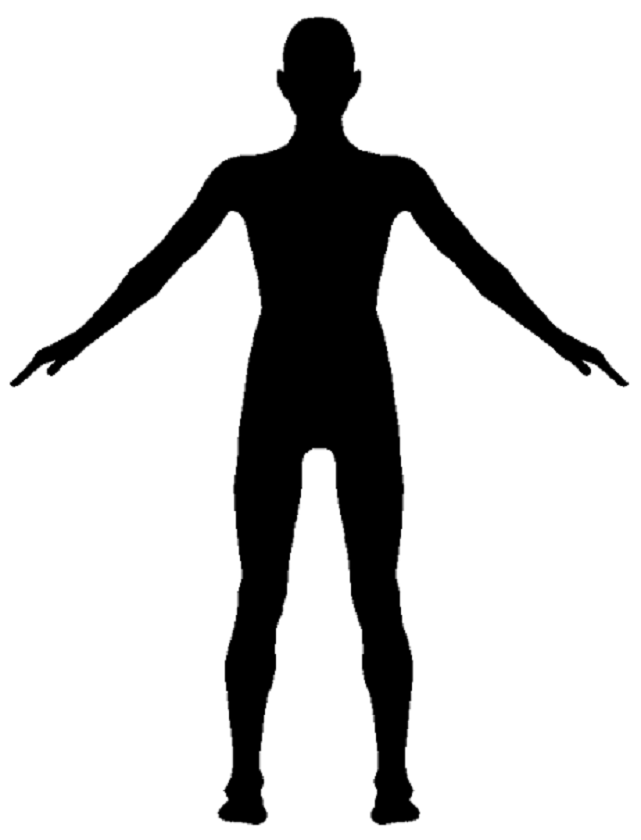
#> input picture 1_front.png, 641 x 840 px
$ python main.py   (Python 2 division)   (older library calls are emulated)
#> lines starting #> are read from the running program, lines starting #| are printed output that depends on the picture
#> further down, srcImage is the input picture: shape (840, 641, 4); mean R, G, B, A 206, 206, 206, 255
### converttobinary.py
# coding=utf-8

import cv2 as cv
import numpy as np
import math
import copy

def get_BinaryImage(srcImage):
    # [1]이미지 색상 흑백 변환
    srcImage_Gray = cv.cvtColor(srcImage, cv.COLOR_BGRA2GRAY)
    print("|--- in get_BinaryImage ---------|")

    # 가우시안 블러 처리
    srcImage_Gray_Gauss = cv.GaussianBlur(srcImage_Gray,(3, 3), 0)

    # 블러 처리
    srcImage_Gray_Gauss = cv.blur(srcImage_Gray_Gauss, (3, 3))

    # Canny를 이용해 처리된 이미지로부터 edge를 구함
    edge = cv.Canny(srcImage_Gray_Gauss, 30, 15, 3)
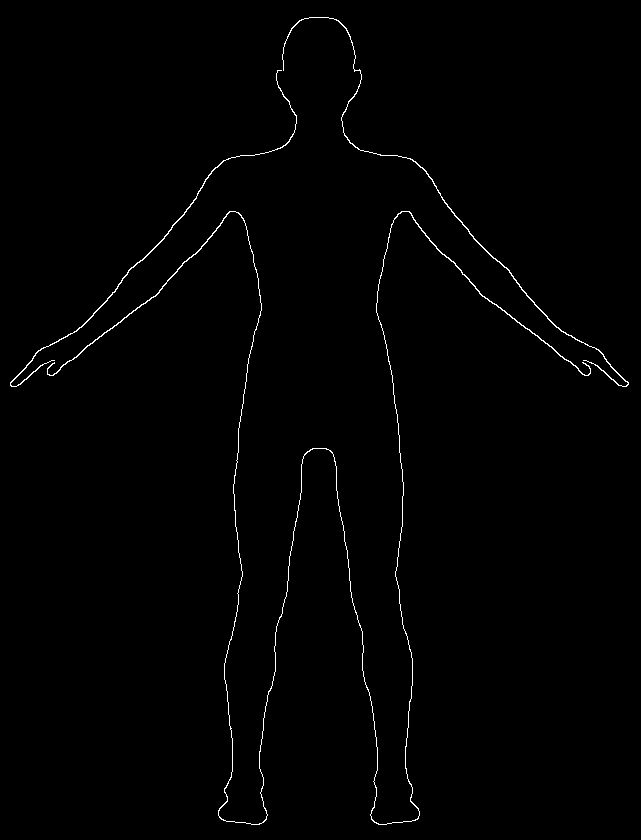
#> edge: shape (840, 641); 0.82% white in thin lines or dots

    # 정육각형 물체를 가져옴
    element = cv.getStructuringElement(cv.MORPH_RECT, (3, 3))

    edge_temp = edge
    for i in range(0,1):
       # edge = cv.dilate(edge_temp, edge, element) #팽창
        edge_temp = edge

    # [6 lines of commented-out code are left out]

    ret, edge = cv.threshold(srcImage, 0, 255, cv.THRESH_BINARY_INV) # thread hold 모드 INV: 색 반전
#> edge: shape (840, 641, 4)
#| uint8 (840, 641, 4) 2153760
#> the answer given: 3
    # 이미지 색반전을 꼭 해야할 필요가 없다면 기존에 있는 Grabcut 등 다른 이미지 처리 방법을 적용하는 것도 좋아보임
    return edge  # numpy 배열 반환, numpy 배열은 이미지로 표현될 수 있다.


# 신체 이미지 부분을 색칠하는 함수
# [12 lines left out: functions fillHole, RemoveSmallRegion, not called in this run]

### hand.py
# coding=utf-8
import cv2 as cv
import numpy as np
import copy

# 왼손 좌표
class left_hand:
    def __init__(self, x, y):
        self.x = x
        self.y = y

# 으론슨 좌표점
class right_hand:
    def __init__(self, x, y):
        self.x = x
        self.y = y

# 손끝의 지문 좌표 (왼손과 오른손 객체를 가진다.)

class hand:

    left_hand=left_hand(0,0)
    rignt_hand=right_hand(0,0)

    def setHand(self,left,right):
        self.rignt_hand=right
        self.left_hand=left

# 손의 좌표를 가져오는 메소드
def GetHand(edge):

        outImage = copy.copy(edge)  # 객체 복사하기
        #이미지의 ROWS와 COLS를 가져올 수 있는 방법을 알아봐야한다.
        rowNumber = 840L
        colNumber = 641L

        # 튜플에 해당 값을 삽입

        # 왼쪽손
        left = left_hand(0, 0)

        print("|--- in GetHand ---------|")

        row_start = 0
        row_end = 0
        row_start = 100
        row_end = rowNumber - 200

        # 인체의 흑백 차트를 찾는다.
        for i in range(0, colNumber):
            for j in range(row_start, row_end):
                data_left = outImage[j]  # 주소를 얻는 것이라고 하는데 ... 공부를 해봐야할 것같음

                if np.any(data_left[i] != 255):
                    print("|--- in LeftHand ---------|")
                    print(i)
                    print(j)
                    left.x = i
                    left.y = j
                    break
            if left.x > 0:
                 break

        right = right_hand(0, 0)

        print("------rightHand----------")
        print(colNumber)

        for k in range(colNumber -1, 0,-1):
            for l in range(row_start, row_end):
                data_right = outImage[l]
                if np.any(data_right[k] != 255):
                    print("|--- in rightHand ---------|")

                    print(k)
                    print(l)

                    right.x = k
                    right.y = l

                    break

            if right.x > 0:
                break

        # 왼손 좌표 및 오른손 좌표 가져오기
        print(right.x)
        print(right.y)

        my_hand=hand()
        my_hand.setHand(left,right)

        return my_hand

### front_height.py
# coding=utf-8
import cv2 as cv
import numpy as np
import copy
import hand as h

# 머리와 발을 찾는 클래스
class head: # 머리
    def __init__(self, x, y):
        self.x = x
        self.y = y

class foot: # 발
    def __init__(self, x, y):
        self.x = x
        self.y = y

class height: # 키 (머리부터 발까지)
    head=head(0,0)
    foot=foot(0,0)

    def setHeight(self,head,foot):
        self.head=head
        self.foot=foot

def GetHeight(edge):

    outImage = copy.copy(edge)  # 객체 복사하기
    rowNumber = 840L # 이미지 크기와 관련있어 보임
    colNumber = 641L

    # 튜플에 해당 값을 삽입

    # 머리 초기화
    headpoint = head(0, 0)
    print("|--- in GetHeight ---------|")
    row_start = 0
    row_end =rowNumber - 1
    col_start = 0
    col_end = colNumber - 1

    data_head = outImage
    # 인체의 흑백 차트를 찾는다. (머리의 y좌표)
    for i in range(0, rowNumber):
        for j in range(col_start, col_end):
            if np.any(data_head[j] != 255):
                headpoint.y = j
                headpoint.x = i
                break
        if headpoint.y > 0:
            break

    # 발 초기화
    footpoint = foot(0, 840)


    # 임시 출력
    print(headpoint.x)
    print(headpoint.y)
    print(footpoint.x)
    print(footpoint.y)

    my_height = height()
    my_height.setHeight(headpoint, footpoint)

    return my_height #height 넘김

### middlepoint.py
# coding=utf-8
import cv2 as cv
import numpy as np
import copy

class livepoint:
    def __init__(self, x, y):
        self.x = x
        self.y = y


def findThepoint(edge):

    outImage = copy.copy(edge)  # 객체 복사하기

    rowNumber = 840L
    colNumber = 641L

    # leftpoint,rightpoint, middlepoint 생성

    leftpoint=livepoint(0,0)
    rightpoint=livepoint(0,0)
    middlepoint=livepoint(int(colNumber/2),rowNumber-1)


    print("|--- in findThepoint ---------|")
    for i in (rowNumber-1,0,-1):
        # 사진 배열을 data에 복사한다.
        data = outImage[i]

        if 255 in data[middlepoint.x]:
            middlepoint.y=i #처음 시작은 아까 초기값과 동일하게
            count=0
            for j in range(1,10):
                if 255 in data[middlepoint.x-j]:
                    count=count+1

            if count >5:
                leftpoint.x=middlepoint.x
                leftpoint.y=middlepoint.y

                for j in range(1,colNumber):
                    if 255 in data[middlepoint.x+j]:
                        rightpoint.x=middlepoint.x+j
                        rightpoint.y=middlepoint.y
                        break
            else:
                rightpoint.x=middlepoint.x
                rightpoint.y=middlepoint.y

                # 무한 루프
                while True:
                    j = 1
                    if 255 in data[middlepoint.x - j]:
                        leftpoint.x = middlepoint.x - j
                        leftpoint.y = middlepoint.y
                        break
                    j = j + 1

            middlepoint.x = int((leftpoint.x + rightpoint.x) / 2)
        else:
            pass  # 여기의 역할을 모르겠음

            # 다리의 분기점을 찾습니다.

        if middlepoint.x == leftpoint.x or middlepoint.x == rightpoint.x:
            break
        else:
            pass
#> after the loop, count = 9; middlepoint.x = 320; middlepoint.y = 839


    dstpoint=livepoint(0,0)

    dstpoint.x=middlepoint.x
    dstpoint.y=middlepoint.y

    print(dstpoint.x)
    print (dstpoint.y)

    return dstpoint

### bodyposition.py
# coding=utf-8

import hand as h
import front_height as fh
import middlepoint as mp
from collections import namedtuple
import numpy as np

#몸을 담는 튜플 혹은 클래스 제작이 필요함
#임의로 일단 namedTupel을 이용하여 저장하겠음-> 손만 들어 있을 예정

#bodyp = namedtuple("bodyp", "my_hand")


class bodyp:
    my_hand=0
    my_height=0

def GetBodyPosition(Dst):

    #아직 해당 인자가 어디서 사용되는지 파악을 하지 못했음
    # rowNumber=Dst.rows
    # colNumber=Dst.cols

    print("|--- in GetBodyPosition ---------|")
    # hand_tmp=h.hand
    print("|--- 손에 대한 알고리즘 입니다. ---------|")

    hand_tmp=h.GetHand(Dst)
    my_hand=hand_tmp

    return my_hand

def GetBodyPosition2(Dst):
    print("|--- 키에 대한 알고리즘 입니다. ---------|")
    height_tmp=fh.GetHeight(Dst)
    my_height=height_tmp

    return my_height

def GetBodyPosition_middle(Dst):
    print("|--- 중간점에 대한 알고리즘 입니다. ---------|")
    middle_tmp=mp.findThepoint(Dst)
    my_middle=middle_tmp

    return my_middle

### main.py
# coding=utf-8

from scipy.misc import imread, imsave, imresize
import cv2 as cv
import numpy as np
import copy

import converttobinary as ctb
import bodyposition as bp
import hand as h
import side_height as sh

# 소스 이미지 가져오기
# cv::Mat형 자료 -> numppy로 변환 가능 (numpy 배열로 python에서 이미지를 저장할 수 있다.)
ImageName = "1_front.png" # 이미지 파일 이름, 현재 이미지를 1_front.png 외에 다른 것으로 바꾸었을 때 실행되지 않는 오류가 있음 - 원인 이미지 크기 (641 * 840)
srcImage = imread(ImageName) # 이미지 파일 이름을 이용해 이미지를 가져온다. (같은 디렉토리 내에 위치 해있어야 함.)

Dst = ctb.get_BinaryImage(srcImage)

print srcImage.dtype, srcImage.shape, srcImage.size # 3차원 배열로 나옴
#print Dst.dtype, Dst.shape, Dst.size

#키값을 입력받는다.
length=float(input("please input your length "))

#옆모습 사진을 입력받는다.
# ImageName_side = "1_ side.png"
# srcImage = imread(ImageName_side)
# Dst_side = ctb.get_BinaryImage(srcImage)

# 실제 키가 170 인 것으로 가정
height = length * 10 # 170.00 * 10 mm
ratio = 0.0 # 픽셀 비율
#ratio = sh.GetRatio(Dst, height)

# 여러가지 몸의 point들이 들어있는 class를 받아온다.

#결과 값을 출력
pp=bp.GetBodyPosition(srcImage)
pp2=bp.GetBodyPosition2(srcImage)
pp_middle=bp.GetBodyPosition_middle(srcImage)

#손의 대한 내용을 출력한다.
print("|---Print Hand--------|")


# 화면 가로선 그리기 - 후처리 이미지
# 손
th = cv.line(Dst, (0, pp.left_hand.y), (1000, pp.rignt_hand.y), (0, 0, 255), 1)  # 화면 크기의 x 최대 값으로 오른쪽 점 x좌표 값을 바꿔주어야 함
# 머리선
th2 = cv.line(Dst, (0, pp2.head.y), (1000, pp2.head.y), (0, 0, 255), 1)
# 발선
th3 = cv.line(Dst, (0, pp2.foot.y), (1000, pp2.foot.y), (0, 0, 255), 1)


# 손 점 찍기
img = cv.line(Dst,(pp.left_hand.x,pp.left_hand.y),(pp.left_hand.x,pp.left_hand.y),(255,0,0),10)
img2 = cv.line(Dst,(pp.rignt_hand.x,pp.rignt_hand.y),(pp.rignt_hand.x,pp.rignt_hand.y),(255,0,0),10)

# 머리점
img3 = cv.line(Dst,(pp2.head.x,pp2.head.y),(pp2.head.x,pp2.head.y ),(255,0,0),5)
# 발끝점
img4 = cv.line(Dst,(pp2.foot.x,pp2.foot.y),(pp2.foot.x,pp2.foot.y ),(255,0,0),5)

#중간점
img5 = cv.line(Dst,(pp_middle.x,0),(pp_middle.x,840),(0,255,0),1)

# 후처리 이미지에 결과 값을 출력 (확인용)
pp=bp.GetBodyPosition(Dst)
# 이미지 보이기
cv.imshow('BodyFeature-Origin', srcImage) # 원본 이미지
cv.imshow('BodyFeature', Dst) # 후처리 이미지
cv.waitKey()
